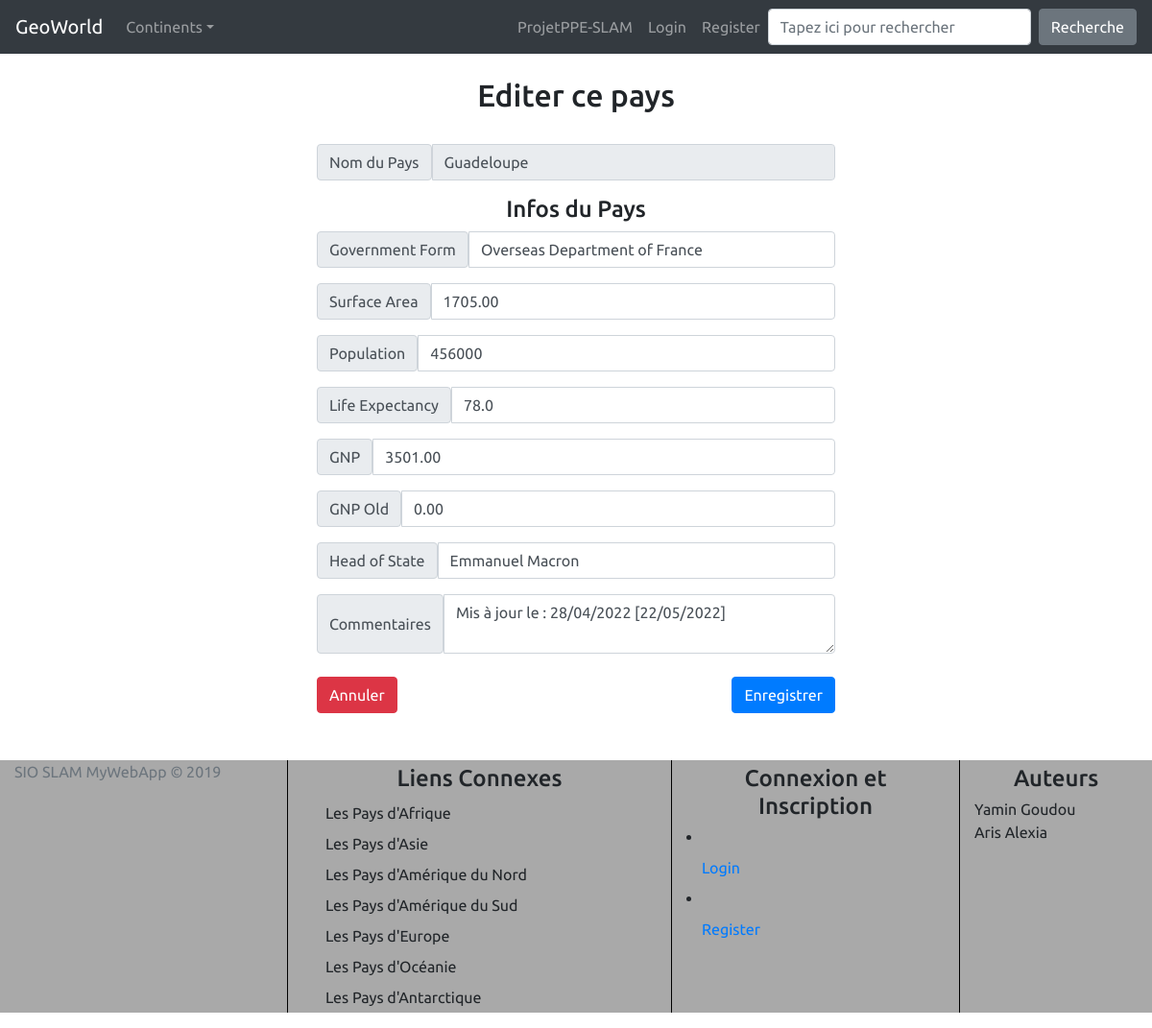
The app's page /edit.php?name=Guadeloupe with its own data.
### tables this page shows
CREATE TABLE `Country` (
  `id` int(11) NOT NULL,
  `Code` char(3) DEFAULT NULL,
  `Name` char(52) NOT NULL DEFAULT '',
  `Continent` enum('Asia','Europe','North America','Africa','Oceania','Antarctica','South America') NOT NULL DEFAULT 'Asia',
  `Region` char(26) NOT NULL DEFAULT '',
  `SurfaceArea` float(10,2) NOT NULL DEFAULT '0.00',
  `IndepYear` smallint(6) DEFAULT NULL,
  `Population` int(11) NOT NULL DEFAULT '0',
  `LifeExpectancy` float(3,1) DEFAULT NULL,
  `GNP` float(10,2) DEFAULT NULL,
  `GNPOld` float(10,2) DEFAULT NULL,
  `LocalName` char(45) NOT NULL DEFAULT '',
  `GovernmentForm` char(45) NOT NULL DEFAULT '',
  `HeadOfState` char(60) DEFAULT NULL,
  `Capital` int(11) DEFAULT NULL,
  `Code2` char(2) NOT NULL DEFAULT '',
  `Commentary` varchar(500) DEFAULT NULL
);

### edit.php (the view, shortened to what this page needs)
<?php
    include ('header.php');
    include ('inc/connect_db.php');
    extract($_GET);
    $id = $_GET['name'];
    $stmt = $pdo->prepare("SELECT * FROM `Country` WHERE `Name` =:pays");
    $stmt->bindValue(":pays", $id, PDO::PARAM_STR);
    $stmt->execute();
    while($row = $stmt->fetch(PDO::FETCH_ASSOC)) :
?>
<div class="container">
    <div class="row">
        <div class="col-md-3"></div>
        <div class="col-md-6">
            <h2 style="text-align: center;">Editer ce pays</h2>
            <br>
            <form action="maj_pays.php" method="post">
                <div class="input-group mb-3">
                    <span class="input-group-text" id="basic-addon1">Nom du Pays</span>
                    <input type="text" class="form-control" placeholder="Pays" value="<?php echo $row['Name']; ?>" name="nom" disabled>
                </div>
                <h4 for="basic-url" class="form-label" style="text-align: center;">Infos du Pays</h4>
                <div class="input-group mb-3">
                    <span class="input-group-text" id="basic-addon3">Government Form</span>
                    <input type="text" class="form-control" placeholder="Government Form" value="<?php echo $row['GovernmentForm']; ?>" name="govForm">
                </div>
                <div class="input-group mb-3">
                    <span class="input-group-text" id="basic-addon3">Surface Area</span>
                    <input type="text" class="form-control" placeholder="Surface Area" value="<?php echo $row['SurfaceArea']; ?>" name="surface">
                </div>
                <div class="input-group mb-3">
                    <span class="input-group-text" id="basic-addon3">Population</span>
                    <input type="text" class="form-control" placeholder="Population" value="<?php echo $row['Population']; ?>" name="pop">
                </div>
                <div class="input-group mb-3">
                    <span class="input-group-text" id="basic-addon3">Life Expectancy</span>
                    <input type="text" class="form-control" placeholder="Life Expectancy" value="<?php echo $row['LifeExpectancy']; ?>" name="lifeEx">
                </div>
                <div class="input-group mb-3">
                    <span class="input-group-text" id="basic-addon3">GNP</span>
                    <input type="text" class="form-control" placeholder="GNP" value="<?php echo $row['GNP']; ?>" name="gnp">
                </div>
                <div class="input-group mb-3">
                    <span class="input-group-text" id="basic-addon3">GNP Old</span>
                    <input type="text" class="form-control" placeholder="GNP Old" value="<?php echo $row['GNPOld']; ?>" name="gnpOld">
                </div>
                <div class="input-group mb-3">
                    <span class="input-group-text" id="basic-addon3">Head of State</span>
                    <input type="text" class="form-control" placeholder="head of state" value="<?php echo $row['HeadOfState']; ?>" name="headOfState">
                </div>
                <div class="input-group">
                    <span class="input-group-text">Commentaires</span>
                    <textarea class="form-control" value="<?php echo $row['Commentary']; ?>" name="commentaire" id="com"><?php echo $row['Commentary']; ?></textarea>
                </div>
                <br>
                <a href="pays.php?name=<?php echo $row['Name'] ?>" class="btn btn-danger">Annuler</a>
                <button type="submit" class="btn btn-primary" style="float:right;" name="nom" value="<?php echo $row['Name'] ?>">Enregistrer</button>
            </form>
        </div>
        <div class="col-md-3"></div>
    </div>
</div>
<?php
endwhile;
include ('footer.php');
?>

### css/custom.css (style rules this page uses)
body { padding-top: 5rem; font-family: 'Ubuntu', sans-serif; }

### css/style.css (style rules this page uses)
body { font-family: 'Ubuntu', sans-serif; }

### records on screen
country: nom "Guadeloupe", govForm "Overseas Department of France", surface "1705.00", pop "456000", lifeEx "78.0", gnp "3501.00", gnpOld "0.00", headOfState "Emmanuel Macron", commentaire "Mis à jour le : 28/04/2022 [22/05/2022]"
